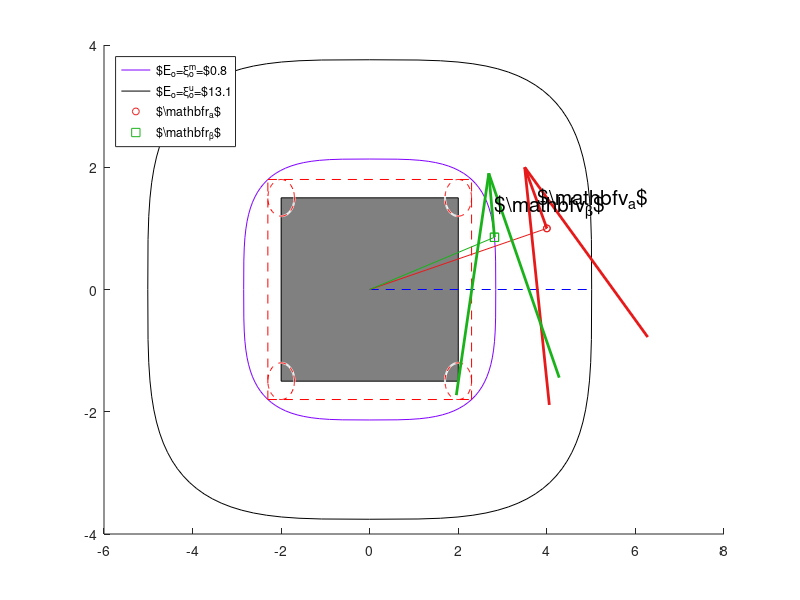

Source code (MATLAB):
%this function plots the beta agent position and velocity on superelliptic
% ------------------------------
% Author: Vishnu S. Chipade
% Email: vishnuc@umich.edu
% ------------------------------

%curves around rectangular obstacles

options = optimset('Display','off','MaxIter',1000);

rI=[0,-10]';
%rS=[-3,39]';
%rO=[6,21;8,-7]';
rS=[5,7]';
rO=[0,0;8,-7]';
ROS=norm(rS-rO(:,1));
NO=size(rO,2);
rotSense=[2,1,2];
RO=2;
w=sqrt(2)*RO;
w=4;
h=w*0.75;
RO_max=6;
k=1;
rA=[4,1]';
vA=[-2,4]';
rA0=[5,-1]';
vA0=[-3,4]';
clear  X Y
xl=10;
[X,Y]=meshgrid(-xl+rO(1,1):.5:xl+rO(1,2),-xl+rO(2,2):.5:xl+rO(2,1));

alpha=1;

Ktol=0.05;
Rmax=50;
rho_F=0.3; %formation radius
f1=@(x) x-0.5*(2*(w/2+rho_F)/w)^(2/(1-exp(-x)))-0.5*(2*(h/2+rho_F)/h)^(2/(1-exp(-x)))+1;
K0=fsolve(f1,rho_F+sqrt(w^2+h^2)/2,options);
%K0=0.8;
nmin=1/(1-exp(-alpha*K0));
n=nmin;
a=w/2*(2^(1/(2*n)));
b=h/2*(2^(1/(2*n)));
Ktol=K0;
EmAO=K0;
%Ktol=1.83;
pt1=27;
pt2=15;
Kmax=3;
Kmax2=abs(rA0(1)-rO(1,k))^(2*n)/a^(2*n)+abs(rA0(2)-rO(2,k))^(2*n)/b^(2*n)-1;
EuAO=Kmax2;
dKcube=(Kmax2-Kmax)^3;
A=2/dKcube;
B=-3*(Kmax2+Kmax)/dKcube;
C=6*Kmax2*Kmax/dKcube;
D=Kmax2^2*(Kmax2-3*Kmax)/dKcube;
%Point along the radial direction as the initial condition (rA should be in first quadrant of rO)
beta=atan2(rA(2)-rO(2),rA(1)-rO(1));
rB=((EmAO+1)/(abs(cos(beta))^(2*n)/a^(2*n)+abs(sin(beta))^(2*n)/b^(2*n)))^(1/(2*n));
rP0=[rB*cos(beta);rB*sin(beta)];
%Find the projection of rA on EmAO
f=@(r) [(r(1)-rO(1))^(2*n)/a^(2*n)+(r(2)-rO(2))^(2*n)/b^(2*n)-EmAO-1; a^(2*n)*(r(2)-rO(2))^(2*n-1)*(rA(1)-r(1))-b^(2*n)*(r(1)-rO(1))^(2*n-1)*(rA(2)-r(2))]
f=@(r) [abs(r(1)-rO(1,k))^(2*n)/a^(2*n)+abs(r(2)-rO(2,k))^(2*n)/b^(2*n)-EmAO-1; a^(2*n)*sign(r(2)-rO(2,k))*abs(r(2)-rO(2,k))^(2*n-1)*(rA(1)-r(1))-b^(2*n)*sign(r(1)-rO(1,k))*abs(r(1)-rO(1,k))^(2*n-1)*(rA(2)-r(2))];
rAProj=fsolve(f,rP0,options)
%Tangent at the projection point
beta_barP=atan2(b^(2*n)*(rAProj(1)-rO(1))^(2*n-1),-a^(2*n)*(rAProj(2)-rO(2))^(2*n-1));
rTP=[cos(beta_barP);sin(beta_barP)];
vAProj=rTP'*vA*rTP;


%Find the straight line portion of the obstacle boundary
k=1;
BetaAv0=atan2(vA0(2),vA0(1)); %Orientation while entering the obstacle field
SpeedA0=norm(vA0); %Speed while entering the obstacle field
mAv0=tan(BetaAv0);
beta=atan(sign(-b^(2*n)/(mAv0*a^(2*n)))*abs(-b^(2*n)/(mAv0*a^(2*n)))^(1/(2*n-1)));
rB=((EmAO+1)/(abs(cos(beta))^(2*n)/a^(2*n)+abs(sin(beta))^(2*n)/b^(2*n)))^(1/(2*n));
rP0=rO(1:2,k)+[rB*cos(beta);rB*sin(beta)];
%rAProj=rP0;
%beta_bar=atan2(b^(2*n)*sign(rAProj(1,k)-rO(1,k))*abs(rAProj(1,k)-rO(1,k))^(2*n-1),-a^(2*n)*sign(rAProj(2,k)-rO(2,k))*abs(rAProj(2,k)-rO(2,k))^(2*n-1));
crossProd=cross([cos(BetaAv0);sin(BetaAv0);0],[rO(1:2,k)-rA0;0]);
if crossProd(3)>0
    crossProd2=cross([rP0-rO(1:2,k);0],[rO(1:2,k)-rA0;0]);
    if crossProd2(3)<0
        rP0=rO(1:2,k)-[rB*cos(beta);rB*sin(beta)];
    end
else
    crossProd2=cross([rP0-rO(1:2,k);0],[rO(1:2,k)-rA0;0]);
    if crossProd2(3)>0
        rP0=rO(1:2,k)-[rB*cos(beta);rB*sin(beta)];
    end
end
cAv0=rP0(2)-mAv0*rP0(1);


colors={[0.9 0.1 0.1],[0.1 0.7 0.1],[0.1 0.7 0.1]}

figure
hold all;
xsup=a*(EmAO+1)^(1/(2*n))*cos(0:pi/50:pi/2).^(1/n);
ysup=b*(EmAO+1)^(1/(2*n))*sin(0:pi/50:pi/2).^(1/n);
xsup=[xsup,-flip(xsup),-xsup,flip(xsup)];
ysup=[ysup,flip(ysup),-ysup,-flip(ysup)];
xsup=xsup+rO(1,k);
ysup=ysup+rO(2,k);
plot(xsup,ysup,'color',[0.5,0,1],'linewidth',0.5)
%set(ez,'color',[0.5,0,1])
if(0)
    xsup=a*(EbarAO+1)^(1/(2*n))*cos(0:pi/50:pi/2).^(1/n);
    ysup=b*(EbarAO+1)^(1/(2*n))*sin(0:pi/50:pi/2).^(1/n);
    xsup=[xsup,-flip(xsup),-xsup,flip(xsup)];
    ysup=[ysup,flip(ysup),-ysup,-flip(ysup)];
    xsup=xsup+rO(1,k);
    ysup=ysup+rO(2,k);
    plot(xsup,ysup,'color',[0.3,.91,0],'linewidth',0.5)
end
xsup=a*(EuAO+1)^(1/(2*n))*cos(0:pi/50:pi/2).^(1/n);
ysup=b*(EuAO+1)^(1/(2*n))*sin(0:pi/50:pi/2).^(1/n);
xsup=[xsup,-flip(xsup),-xsup,flip(xsup)];
ysup=[ysup,flip(ysup),-ysup,-flip(ysup)];
xsup=xsup+rO(1,k);
ysup=ysup+rO(2,k);
plot(xsup,ysup,'color',[0,.0,0],'linewidth',0.5)
%position of A
plot(rA(1),rA(2),'o','color',colors{1},'markersize',5);
%Projection
plot(rAProj(1),rAProj(2),'square','color',colors{2});
legend(['$E_o=\xi_o^m=$',num2str(EmAO,3)],['$E_o=\xi_o^u=$',num2str(EuAO,3)],['$\mathbf{r}_{a}$'],['$\mathbf{r}_{\beta}$'],'location','northwest','AutoUpdate','off' )

rectangle('position',[rO(1,1)-w(k)/2,rO(2,1)-h(k)/2,w(k),h(k)],'FaceColor',[0.5 .5 .5])
hold on;
viscircles([rO(1,1)-w(k)/2,rO(2,1)-h(k)/2;rO(1,1)+w(k)/2,rO(2,1)-h(k)/2;rO(1,1)+w(k)/2,rO(2,1)+h(k)/2;rO(1,1)-w(k)/2,rO(2,1)+h(k)/2],rho_F*ones(1,4),'color','r','LineStyle','--','linewidth',.5)
hold on;
line([rO(1,1)-w(k)/2-rho_F,rO(1,1)+w(k)/2+rho_F],[rO(2,1)-h(k)/2-rho_F,rO(2,1)-h(k)/2-rho_F],'color','r','linestyle','--','linewidth',.5)
hold on
line([rO(1,1)-w(k)/2-rho_F,rO(1,1)-w(k)/2-rho_F],[rO(2,1)-h(k)/2-rho_F,rO(2,1)+h(k)/2+rho_F],'color','r','linestyle','--','linewidth',.5)
hold on;
line([rO(1,1)-w(k)/2-rho_F,rO(1,1)+w(k)/2+rho_F],[rO(2,1)+h(k)/2+rho_F,rO(2,1)+h(k)/2+rho_F],'color','r','linestyle','--','linewidth',.5)
hold on
line([rO(1,1)+w(k)/2+rho_F,rO(1,1)+w(k)/2+rho_F],[rO(2,1)-h(k)/2-rho_F,rO(2,1)+h(k)/2+rho_F],'color','r','linestyle','--','linewidth',.5)
hold on;

headSize=2;
fontSize=15;
%reference line
plot([rO(1),rO(1)+5],[rO(2),rO(2)],'b--')
%position of A
plot(rA(1),rA(2),'o','color',colors{1},'markersize',5);
if(0)
plot(rA0(1),rA0(2),'o','color',colors{1},'markersize',5);
end
%line to rA
plot([rO(1),rA(1)],[rO(2),rA(2)],'color',colors{1})
%velocity of A
quiver(rA(1),rA(2),vA(1),vA(2),0.25,'linewidth',2,'color',colors{1},'MaxHeadSize',headSize)
text(rA(1)-0.2,rA(2)+.5,'$\mathbf{v}_a$','fontsize',fontSize)
if(0)
%initial vA
quiver(rA0(1),rA0(2),vA0(1),vA0(2),0.25,'linewidth',2,'color',colors{1},'MaxHeadSize',headSize)
end
%Projection
plot(rAProj(1),rAProj(2),'square','color',colors{2});
%line to rAProj
plot([rO(1),rAProj(1)],[rO(2),rAProj(2)],'color',colors{2})
%Projected velocity
quiver(rAProj(1),rAProj(2),vAProj(1),vAProj(2),0.25,'linewidth',2,'color',colors{2},'MaxHeadSize',headSize)
text(rAProj(1),rAProj(2)+.5,'$\mathbf{v}_{\beta}$','fontsize',fontSize)

%Plot the line tangent to superelliptic curve and parallel to initial
%velocity
if(0)
xL=[1:0.01:rP0(1)];
yL=mAv0.*xL+cAv0;
hold on;
plot(xL,yL,'color',[0.5,0,1]);
end

